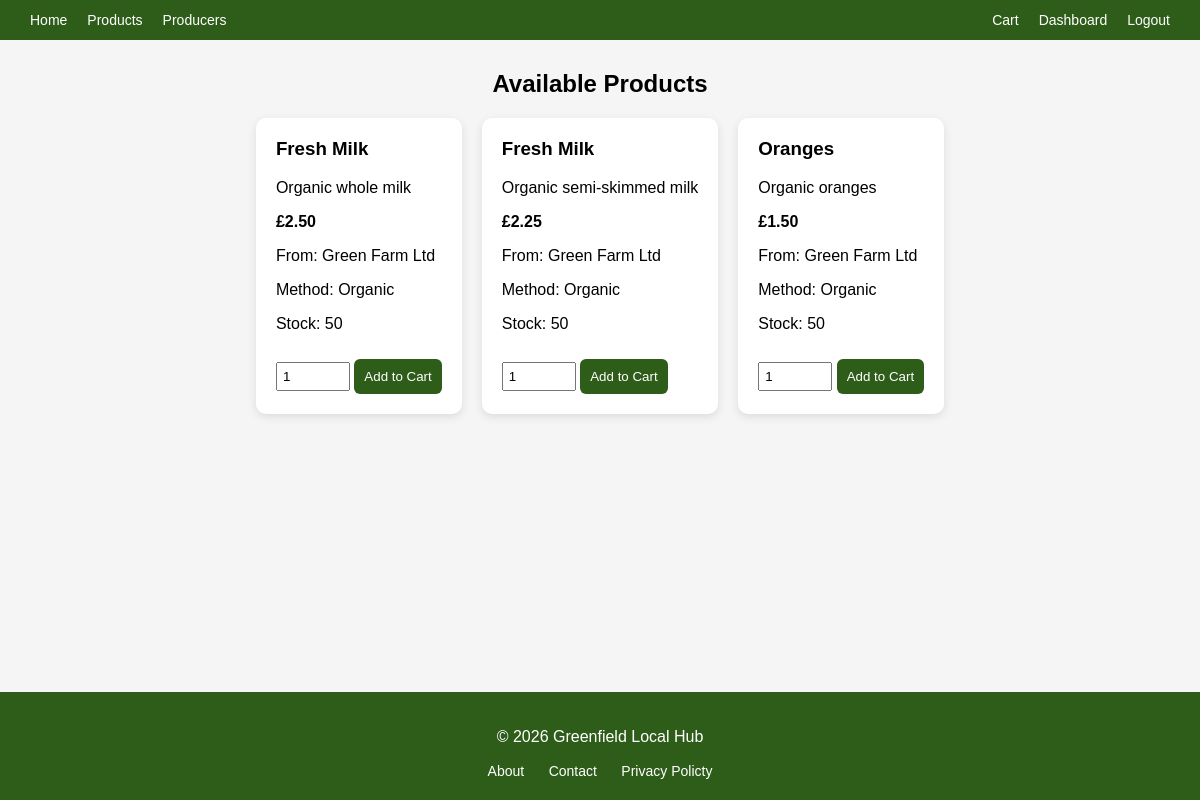
/products.php (signed in), run on an earlier commit of the app's database.
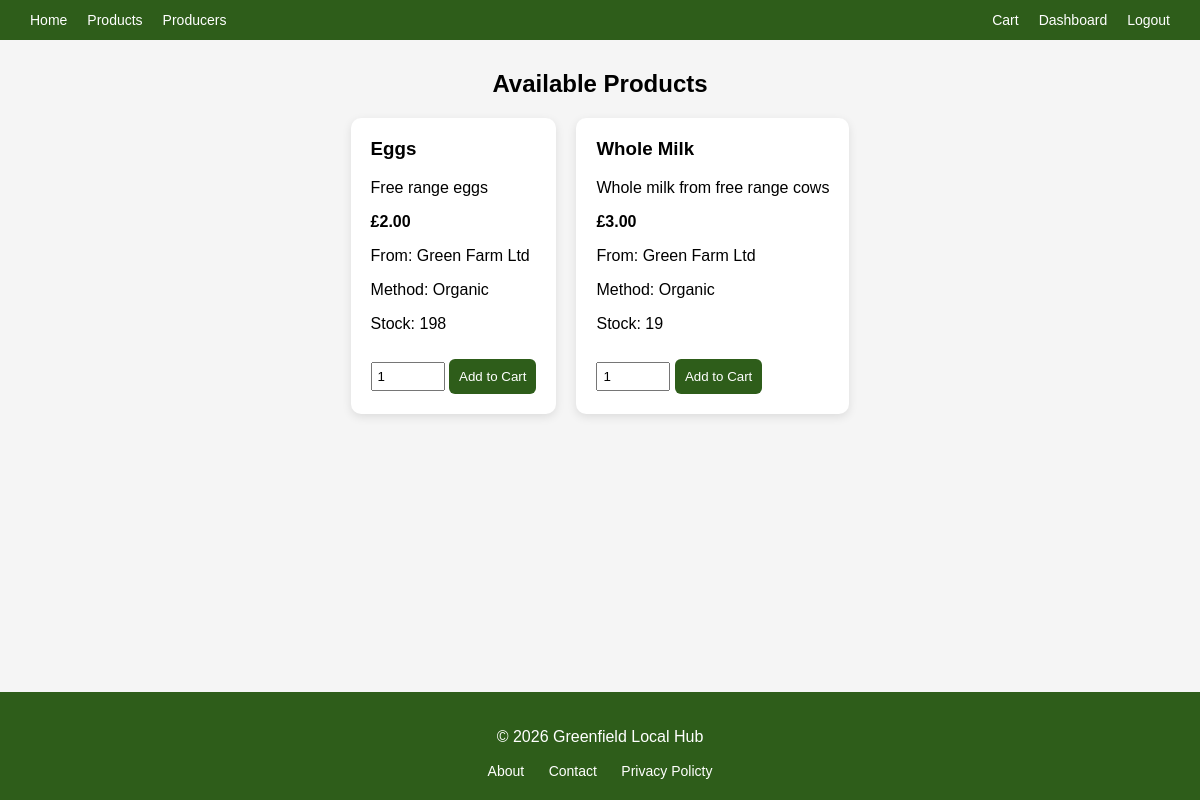
And on a later commit of the database.
### tables this page shows
CREATE TABLE `products` (
  `ProductID` int(11) NOT NULL,
  `Name` varchar(100) NOT NULL,
  `Description` text NOT NULL,
  `Price` decimal(5,2) NOT NULL,
  `StockLevel` int(11) NOT NULL,
  `ProducerID` int(11) DEFAULT NULL
);

CREATE TABLE `producers` (
  `ProducerID` int(11) NOT NULL,
  `Name` varchar(100) NOT NULL,
  `Location` varchar(100) NOT NULL,
  `FarmingMethod` varchar(100) NOT NULL,
  `Email` varchar(100) NOT NULL,
  `Password` varchar(255) NOT NULL
);

### products.php (the view, shortened to what this page needs)
<?php
include("db.php");
$stmt = $connect->prepare("
    SELECT Products.*, Producers.Name AS ProducerName, Producers.FarmingMethod
    FROM Products
    JOIN Producers ON Products.ProducerID = Producers.ProducerID
");
$stmt->execute();
$products = $stmt->get_result();
?>
<!DOCTYPE html>
<html>
<head>
    <link rel="stylesheet" href="css/navbar.css">
    <link rel="stylesheet" href="css/footer.css">
    <link rel="stylesheet" href="css/products.css">
</head>
<body>
<?php include("navbar.php"); ?>
<div class="main-content">
    <div class="products-wrapper">
        <h2>Available Products</h2>
        <div class="products-container">
            <?php while ($row = $products->fetch_assoc()) { ?>
                <div class="product-card">
                    <h3><?php echo $row["Name"]; ?></h3>
                    <p><?php echo $row["Description"]; ?></p>
                    <p><strong>£<?php echo $row["Price"]; ?></strong></p>
                    <p>From: <?php echo $row["ProducerName"]; ?></p>
                    <p>Method: <?php echo $row["FarmingMethod"]; ?></p>
                    <?php if ($row["StockLevel"] > 0) { ?>
                        <p>Stock: <?php echo $row["StockLevel"]; ?></p>
                    <?php } else { ?>
                        <p style="color:red;"><strong>Out of Stock</strong></p>
                    <?php } ?>
                    <form method="POST">
                        <?php if ($row["StockLevel"] > 0) { ?>
                            <input type="number" name="quantity" value="1" min="1" max="<?php echo $row["StockLevel"]; ?>">
                            <button type="submit">Add to Cart</button>
                        <?php } else { ?>
                            <button type="button" disabled style="background: grey;">
                                Out of Stock
                            </button>
                        <?php } ?>
                    </form>
                </div>
            <?php } ?>
        </div>
    </div>
</div>
<?php include("footer.php"); ?>
</body>
</html>

### navbar.php
<div class="navbar">
    <div class="leftnav">
        <a href="index.php">Home</a>
        <a href="products.php">Products</a>
        <a href="producers.php">Producers</a>
    </div>
    <div class="rightnav">
        <a href="cart.php">Cart</a>
        <?php if (isset($_SESSION["ProducerID"])) { ?>
            <a href="producer_dashboard.php">Dashboard</a>
            <a href="logout.php">Logout</a>
        <?php } elseif (isset($_SESSION["CustomerID"])) { ?>
            <a href="dashboard.php">Dashboard</a>
            <a href="logout.php">Logout</a>
        <?php } else { ?>
            <a href="login.php">Login</a>
        <?php } ?>
    </div>
</div>

### footer.php
<div class = "footer">
    <p>&copy; 2026 Greenfield Local Hub</p>
    <div class = "footerlinks">
        <a href = "#">About</a>
        <a href = "#">Contact</a>
        <a href = "#">Privacy Policty</a>
    </div>
</div>

### css/navbar.css (style rules this page uses)
.navbar { display: flex; justify-content: space-between; align-items: center; background: #2e5d1a; padding: 12px 30px; }
.leftnav, .rightnav { display: flex; gap: 20px; }
.navbar a { color: white; text-decoration: none; font-size: 14px; }
html, body { height: 100%; margin: 0; }
body { display: flex; flex-direction: column; min-height: 100vh; }
.main-content { flex: 1; }

### css/footer.css (style rules this page uses)
.footer { background: #2e5d1a; color: white; text-align: center; padding: 20px; margin-top: 40px; }
.footerlinks { margin-top: 10px; }
.footerlinks a { color: white; text-decoration: none; margin: 0 10px; font-size: 14px; }

### css/products.css (style rules this page uses)
body { font-family: Arial; background: #f5f5f5; margin: 0; }
.products-container { display: flex; justify-content: center; flex-wrap: wrap; gap: 20px; }
h2 { text-align: center; margin-bottom: 20px; }
.products-wrapper { max-width: 1000px; margin: 30px auto; text-align: center; }
.product-card { background: white; padding: 20px; margin-bottom: 15px; text-align: left; border-radius: 10px; box-shadow: 0 3px 10px rgba(0,0,0,0.1); }
.product-card h3 { margin-top: 0; }
button { margin-top: 10px; padding: 10px; background: #2e5d1a; color: white; border: none; border-radius: 6px; cursor: pointer; }
input[type="number"] { width: 60px; padding: 5px; margin-top: 10px; }

What changed in the data, as far as the page shows it:
removed products: Name "Fresh Milk", Description "Organic whole milk", Price "2.50", ProducerID.Name "Green Farm Ltd", ProducerID.FarmingMethod "Organic", StockLevel "50"
changed products: Name "Fresh Milk" → "Eggs"; Description "Organic semi-skimmed milk" → "Free range eggs"; Price "2.25" → "2.00"; StockLevel "50" → "198"
changed products: Name "Oranges" → "Whole Milk"; Description "Organic oranges" → "Whole milk from free range cows"; Price "1.50" → "3.00"; StockLevel "50" → "19"
